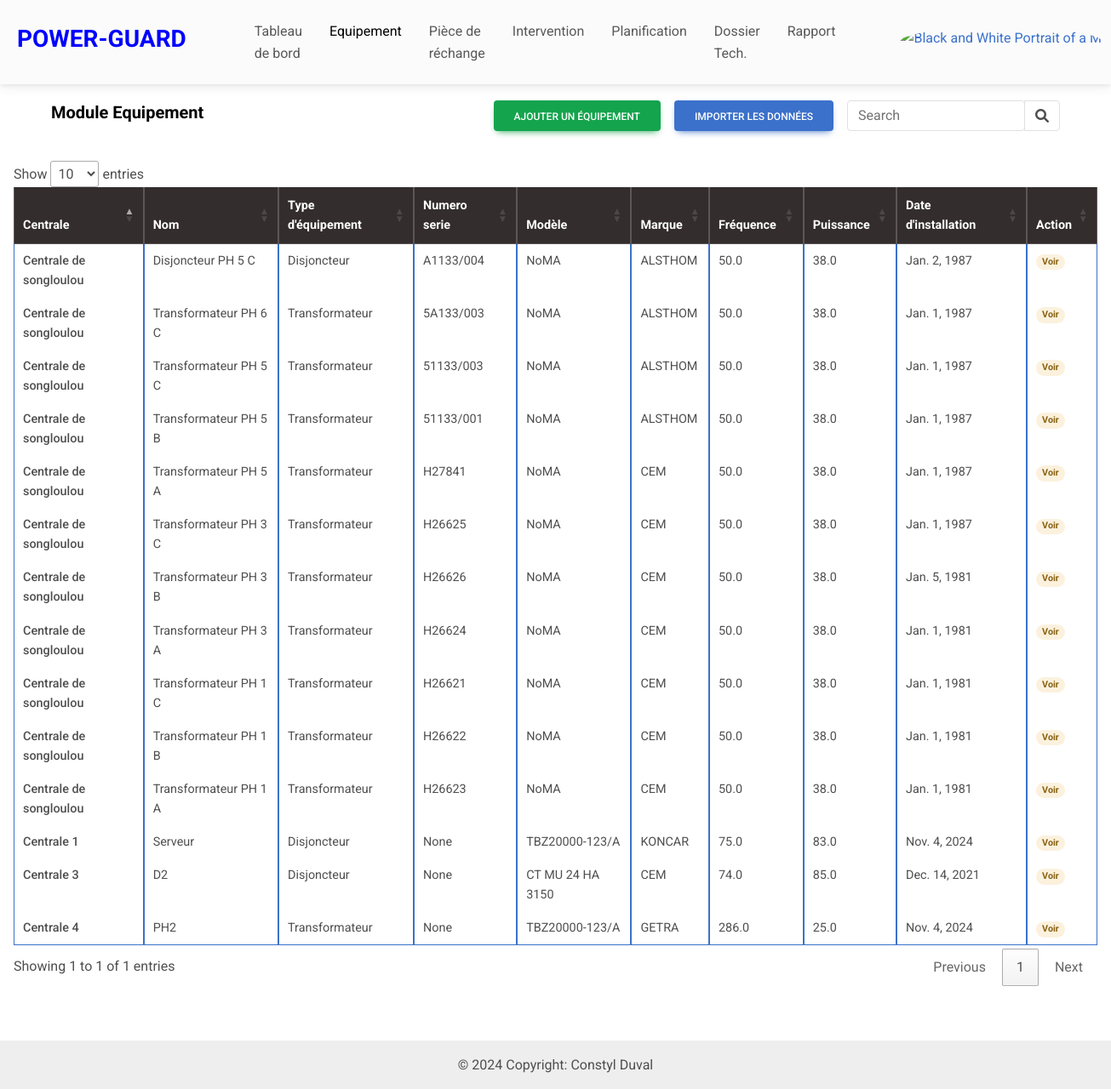
/equipement (signed in), run on an earlier commit of the app's database.
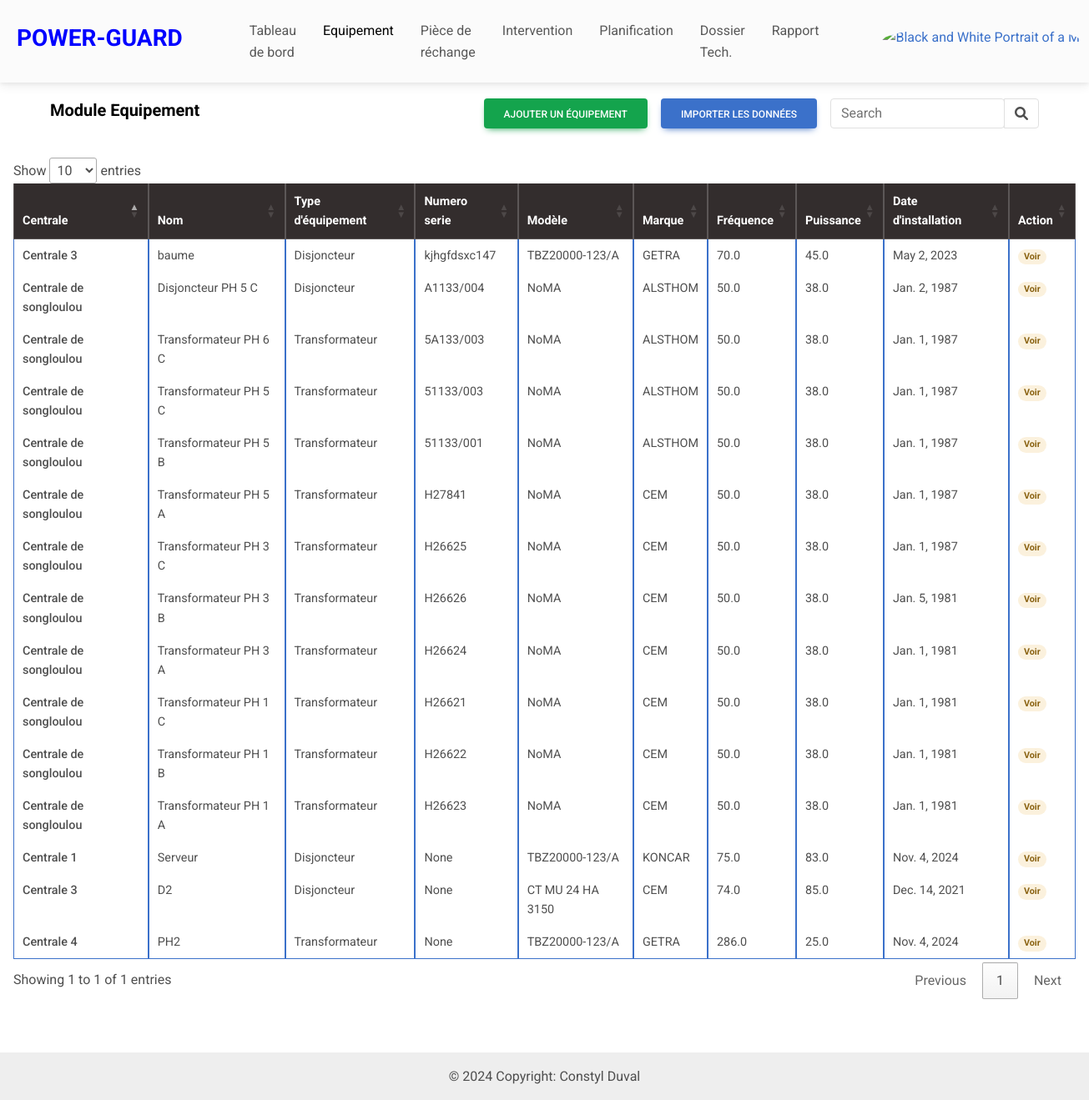
And on a later commit of the database.
### eneo_pages/models.py (models this page shows, shortened)
class Equipement(models.Model):
    TYPE_EQUIPE = [
        ("Disjoncteur", "Disjoncteur",),
        ("Transformateur", "Transformateur"),
    ]
    centrale = models.ForeignKey(Centrale, on_delete=models.CASCADE)
    nom = models.CharField(max_length=100)
    type_equipement = models.CharField(max_length=100, choices=TYPE_EQUIPE)
    numero_serie=models.CharField(max_length=100, blank=True, null=True)
    modèle = models.CharField(max_length=100)
    marque = models.CharField(max_length=100)
    puissance = models.FloatField()
    fréquence = models.FloatField()
    date_installation = models.DateField()
    etat_equipement = models.CharField(max_length=100, blank=True, null=True)
    fonction = models.CharField(max_length=100, blank=True, null=True)
    emplacement_couplage = models.CharField(max_length=100, blank=True, null=True)
    regleur_en_chargeur = models.CharField(max_length=100, blank=True, null=True)
    mode_de_fonctionnement = models.CharField(max_length=100, blank=True, null=True)
    niveau_tension = models.CharField(max_length=100, blank=True, null=True)
    technique_de_coupure = models.CharField(max_length=100, blank=True, null=True)
    pouvoir_de_coupure = models.CharField(max_length=100, blank=True, null=True)
    pression_gaz_nombre_de_pôle  = models.CharField(max_length=100, blank=True, null=True)
    courant_nominal_en_service_continu = models.CharField(max_length=100, blank=True, null=True)
    numero_service = models.CharField(max_length=100, blank=True, null=True)
    tension_assigne = models.CharField(max_length=100, blank=True, null=True)
    pouvoir_de_coupure_nominal_court_circuit = models.CharField(max_length=100, blank=True, null=True)
    pouvoir_de_fermeture_nominal_court_circuit  = models.CharField(max_length=100, blank=True, null=True)
    date_création=models.DateTimeField(auto_now_add=True)
    date_modification=models.DateTimeField(auto_now=True)

class Centrale(models.Model):
    nom=models.CharField(max_length=100)
    localisation = models.CharField(max_length=100)
    état = models.CharField(max_length=100)
    date_création=models.DateTimeField(auto_now_add=True)
    date_modification=models.DateTimeField(auto_now=True)
    def __str__(self):
        return self.nom

### eneo_pages/views.py (the view)
# urls.py: path("equipement", views.equipement, name="equipement"),
@login_required
def equipement(request):
    context = {}
    q = request.GET.get("q")
    User = get_user_model()
    user = request.user
    if user.section == 'DISJONCTEUR':
        base_queryset = Equipement.objects.filter(type_equipement='Disjoncteur').order_by('-date_création')
    elif user.section == 'TRANSFORMATEUR':
        base_queryset = Equipement.objects.filter(type_equipement='Transformateur').order_by('-date_création')
    else:
        base_queryset = Equipement.objects.all().order_by('-date_création')
    if q:
        s = EquipementDocument.search().query(
            ESQ("multi_match",
                query=q,
                fields=['nom', 'type_equipement', 'numero_serie', 'modèle', 'marque']
            )
        )
        es_results = s.to_queryset()
        db_results = base_queryset.filter(
            Q(nom__icontains=q) |
            Q(type_equipement__icontains=q) |
            Q(numero_serie__icontains=q) |
            Q(modèle__icontains=q) |
            Q(marque__icontains=q)
        )
        liste_equipement = (es_results & base_queryset) | db_results
    else:
        liste_equipement = base_queryset
    context["liste_equipement"] = liste_equipement.distinct()
    return render(request, "pages/equipement/equipement.html", context)

### eneo_pages/context_processor.py (called while the page is built)
def piece_rechange(request):
    return{'piece_rechange': Session(request)}

### eneo_pages/templates/pages/equipement/equipement.html (shortened to what this page needs)
{% extends "../../base/base.html" %}
{% load static %}
{% block body %}
    {% url 'ajouter_equipement' as ajouter_equipement_url %}
    {% url 'equipement_import' as equipement_import_url %}
    {% include "../../base/navbar2.html" with title='<a href="#" style="color: black;">Module Equipement</a>' button2='<a href="'|add:ajouter_equipement_url|add:'" type="button" class="btn btn-success me-3">Ajouter un équipement</a>' button='<a href="#" type="button" class="btn btn-primary me-3" data-mdb-ripple-init data-mdb-modal-init data-mdb-target="#exampleModal" >Importer les données</a>' %}
    <div class="p-3 mb-5">
        <table class="table table-hover table-bordered border-primary table-responsive" id="myTable">
            <thead class="table-dark">
              <tr>
                <th scope="col">Centrale</th>
                <th scope="col">Nom</th>
                <th scope="col">Type d'équipement</th>
                <th scope="col">Numero serie</th>
                <th scope="col">Modèle</th>
                <th scope="col">Marque</th>
                <th scope="col">Fréquence</th>
                <th scope="col">Puissance</th>
                <th scope="col">Date d'installation</th>
                <th scope="col">Action</th>
              </tr>
            </thead>
            {% if liste_equipement %}
              {% for equipement in liste_equipement %}
                <tbody>
                    <tr>
                      <a href="#">
                        <th>{{equipement.centrale}}</th>
                        <td>{{equipement.nom}}</td>
                        <td>{{equipement.type_equipement}}</td>
                        <td>{{equipement.numero_serie}}</td>
                        <td>{{equipement.modèle}}</td>
                        <td>{{equipement.marque}}</td>
                        <td>{{equipement.fréquence}}</td>
                        <td>{{equipement.puissance}}</td>
                        <td>{{equipement.date_installation}}</td>
                        <td><a href="{% url 'detail_equipement' equipement.id %}"><span class="badge rounded-pill badge-warning fs-7">Voir</span></a></td>
                      </a>
                    </tr>
                </tbody>
              {% endfor %}
              {% else %}
                <tr class="text-center">
                  <img src="{% static 'img/empty.gif' %}" alt="" style="height: 200px; width: 200px;" srcset="">
                  <p colspan="9">Aucune pièce de rechange.</p>
                </tr>
            {% endif %}
        </table>
    </div>
{% endblock %}

What changed in the data, as far as the page shows it:
added Equipement: centrale "Centrale 3", nom "baume", type_equipement "Disjoncteur", numero_serie "kjhgfdsxc147", modèle "TBZ20000-123/A", marque "GETRA", fréquence "70.0", puissance "45.0", date_installation "May 2, 2023"
